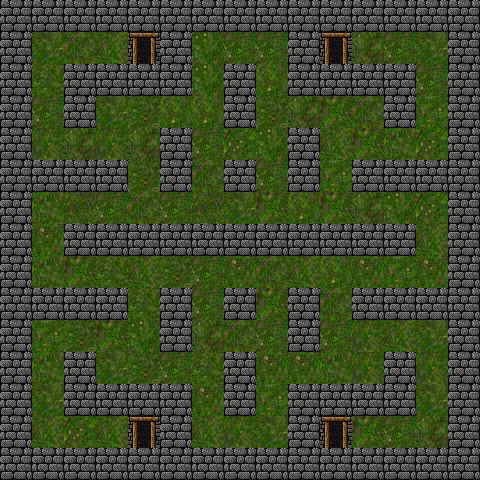

Below is a game level as drawn by its tile map, then a one-line description and the .tmx that defines it (tile-layer data replaced by summaries):
An orthogonal 15x15 tile map with 32x32 px tiles, 3 tile layers (hiddenLayer, lowerLayer, upperLayer), 3 tilesets.

<map version="1.0" orientation="orthogonal" renderorder="right-down" width="15" height="15" tilewidth="32" tileheight="32" nextobjectid="1">
 <tileset firstgid="1" name="grass" tilewidth="32" tileheight="32" tilecount="16">
  <image source="../images/grass.png" width="128" height="128" />
 </tileset>
 <tileset firstgid="17" name="dungeontiles" tilewidth="32" tileheight="32" tilecount="90">
  <image source="../images/dungeontiles.gif" trans="ff00ff" width="288" height="320" />
  <tile id="0">
   <properties>
    <property name="blocked" value="true" />
   </properties>
  </tile>
  <tile id="1">
   <properties>
    <property name="blocked" value="true" />
   </properties>
  </tile>
  <tile id="2">
   <properties>
    <property name="blocked" value="true" />
   </properties>
  </tile>
  <tile id="3">
   <properties>
    <property name="blocked" value="true" />
   </properties>
  </tile>
  <tile id="4">
   <properties>
    <property name="blocked" value="true" />
   </properties>
  </tile>
  <tile id="5">
   <properties>
    <property name="blocked" value="true" />
   </properties>
  </tile>
  <tile id="6">
   <properties>
    <property name="blocked" value="true" />
   </properties>
  </tile>
  <tile id="7">
   <properties>
    <property name="blocked" value="true" />
   </properties>
  </tile>
  <tile id="8">
   <properties>
    <property name="blocked" value="true" />
   </properties>
  </tile>
  <tile id="36">
   <properties>
    <property name="blocked" value="true" />
   </properties>
  </tile>
  <tile id="37">
   <properties>
    <property name="blocked" value="true" />
   </properties>
  </tile>
  <tile id="38">
   <properties>
    <property name="blocked" value="true" />
   </properties>
  </tile>
  <tile id="39">
   <properties>
    <property name="blocked" value="true" />
   </properties>
  </tile>
  <tile id="40">
   <properties>
    <property name="blocked" value="true" />
   </properties>
  </tile>
  <tile id="41">
   <properties>
    <property name="blocked" value="true" />
   </properties>
  </tile>
  <tile id="42">
   <properties>
    <property name="blocked" value="true" />
   </properties>
  </tile>
  <tile id="43">
   <properties>
    <property name="blocked" value="true" />
   </properties>
  </tile>
  <tile id="44">
   <properties>
    <property name="blocked" value="true" />
   </properties>
  </tile>
 </tileset>
 <tileset firstgid="107" name="objectStarts" tilewidth="32" tileheight="32" tilecount="16">
  <image source="../images/objectStarts.png" width="128" height="128" />
  <tile id="0">
   <properties>
    <property name="objectStart" value="player" />
   </properties>
  </tile>
  <tile id="1">
   <properties>
    <property name="objectStart" value="enemy" />
   </properties>
  </tile>
  <tile id="2">
   <properties>
    <property name="objectStart" value="" />
   </properties>
  </tile>
  <tile id="3">
   <properties>
    <property name="objectStart" value="" />
   </properties>
  </tile>
  <tile id="4">
   <properties>
    <property name="objectStart" value="bomb" />
   </properties>
  </tile>
  <tile id="5">
   <properties>
    <property name="objectStart" value="coin" />
   </properties>
  </tile>
  <tile id="8">
   <properties>
    <property name="portal" value="WEST,4,13" />
   </properties>
  </tile>
  <tile id="9">
   <properties>
    <property name="portal" value="EAST,10,13" />
   </properties>
  </tile>
  <tile id="10">
   <properties>
    <property name="portal" value="WEST,4,1" />
   </properties>
  </tile>
  <tile id="11">
   <properties>
    <property name="portal" value="EAST,10,1" />
   </properties>
  </tile>
 </tileset>
 <layer name="hiddenLayer" width="15" height="15">
  <data>[225 cells, 108 non-empty, 8 distinct tile ids]</data>
 </layer>
 <layer name="lowerLayer" width="15" height="15">
  <data>[225 cells, 225 non-empty, 18 distinct tile ids]</data>
 </layer>
 <layer name="upperLayer" width="15" height="15">
  <data>[225 cells, 0 non-empty, 0 distinct tile ids]</data>
 </layer>
</map>
